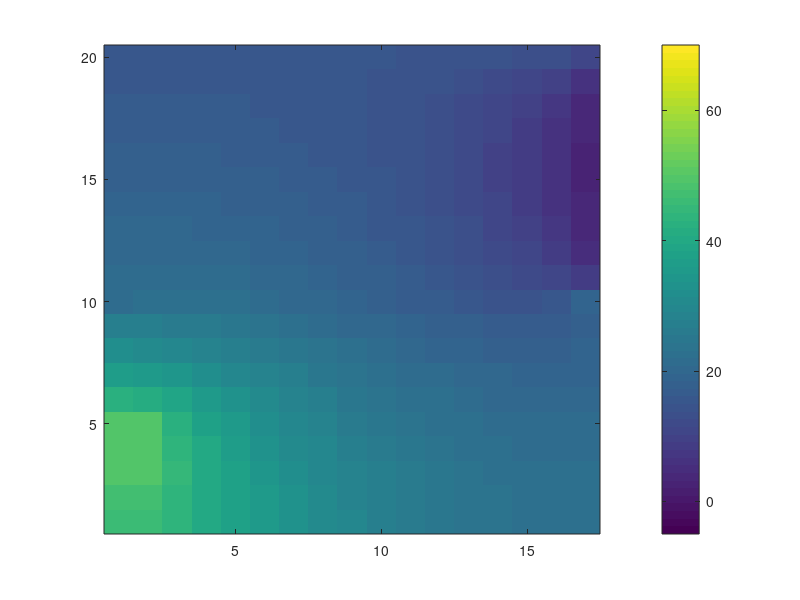

This chart was generated by the following MATLAB code: (Note: this script raises an error after producing the figure.)
clear all
%---created by Nick Huang. Special thanks to Daniel Holland for making this possible.---%

%   |\\\\\\\\\\\\\\\\\\\\\\\\\\\|  
%   |___________________________|   _
%   |                           |   |
%   |                           |   |      
%   |                           |   |      
%   |_____                      |   |  H
%   |     |                     |   |
%   |_____|                     |   |
%   |                           |   |
%   |___________________________|   _
%               L

%% --setting parameters of materials
w = .033; %m
h = .04; %m
%Dx = 0.0005;       %.5 mm cell width and height FINE GRIDe
Dx = 0.002;         %UNCOMMENT FOR COARSE GRIDE

k_c       = 385;     %thermal conductivity of copper wire   %%%%% engr toolbox
k_i       = 2;     %thermal conductivity of insulation
k_t       = 4;     %thermal conductivity of tile
k_air     = 0.0257; %from engineering toolbox
hc = 19.91          %k*Nu*z (average HTC for forced convection of model)
T_air = 20         %in KELVIN whoohooo

Bi = hc*Dx/k_air

power_supply = 400 %W
wire_area    = .005^2*6

q_wire    = power_supply/wire_area  %W m-3

R = int16(h/Dx); %either 80 or 20
C = w/Dx;        %either 66 or 17
%% initialising the geometry

geom = zeros(round(R),round(C));
geom(1:end,1:end) = 1;

idx=find(geom==1);      %finds all the cells with 1's 
                        %(i.e. in the domain. should be all the cells in our case)
%% Setting up Matricies

A = zeros(length(idx),length(idx));
Adum = zeros(round(R),round(C)); 

b = Adum(idx); % initialise b as matrix of zeros corresponding to geometry of plate

if Dx == 0.0005
    for iN = 1:length(idx)
        Adum = zeros(R,C);          % Dummy 2D matrix containing weighting at each cell
        Adum(idx(iN)) = 2;          % set current entry to a value of 2
        [iR, iC]=find(Adum==2);     % find locations of the entry identified on above row

    %%%%%%%%%%%%%%%%%%_corners of model_%%%%%%%%%%%%%%%%%%%%

            if iR == 1 && iC == 1   % Bottom LH corner cell
                cas = 1;
                Adum(iR,iC:iC+1) = [-2 1];
                Adum(iR+1,iC)    = 1;

                type(iN) = 1;

            elseif iR == 80 && iC == 1      %top left of model - exposed to air 
                cas = 2;
                Adum(iR,iC:iC+1) = [-(1 + Bi) .5];
                Adum(iR-1,iC) = .5;
                b(iN) = -Bi*T_air

                type(iN) = 2;

            elseif iR == 80 && iC == 66      %top right of model
                cas = 3;
                Adum(iR,iC-1:iC) = [.5 -(1 + Bi)];
                Adum(iR-1,iC) = .5;
                b(iN) = -Bi*T_air;

                type(iN) = 3;

            elseif iR == 1 && iC == 66      %bottom right of model
                cas = 4;
                Adum(iR,iC-1:iC) = [1 -2];
                Adum(iR+1,iC)    = 1;

                type(iN) = 4;
             
    %%%%%%%%%%%%%%%%%%_where insulation meets tile_%%%%%%%%%%%%%%%%%%%%
    %                      right and left side                        %



            elseif iR == 40 && iC == 66      %right side insulation meets tile
                cas = 6;
                Adum(iR,iC-1:iC) = [k_t -(2*k_t+k_i)];
                Adum(iR+1,iC)    = k_t;
                Adum(iR-1,iC)    = k_i;

                type(iN) = 5;

            elseif iR == 40 && iC == 1      %right side insulation meets tile
                cas = 6;
                Adum(iR,iC:iC+1) = [-(2*k_t+k_i) k_t];
                Adum(iR+1,iC)    = k_t;
                Adum(iR-1,iC)    = k_i;

                type(iN) = 24;   
                
            elseif iR == 40 && iC > 1 && iC < 66 %do range for bottom of tile
                cas = 24;
                Adum(iR,iC-1:iC+1) = [k_t -(3*k_t+k_i) k_t];
                Adum(iR+1,iC)    = k_t;
                Adum(iR-1,iC)    = k_i;

                type(iN) = 6;

    %%%%%%%%%%%%%%%%%%_corners of wire _%%%%%%%%%%%%%%%%%%%%

            elseif iR == 10 && iC == 1      %bottom left of wire
                cas = 7;
                Adum(iR,iC:iC+1) = [-(2*k_c+k_i) k_c];
                Adum(iR+1,iC) = k_c;
                Adum(iR-1,iC) = k_i;
                b(iN) = -q_wire*Dx^2;   %done by inspection 

                type(iN) = 7;

            elseif iR == 20 && iC == 1      %top left of wire
                cas = 8;
                Adum(iR,iC:iC+1) = [-(2*k_c+k_i) k_c];
                Adum(iR+1,iC) = k_i;
                Adum(iR-1,iC) = k_c;
                b(iN) = -q_wire*Dx^2; 
                
                type(iN) = 8;
                
            elseif iR == 10 && iC == 5      %bottom right corner of the wire
                cas = 9;
                Adum(iR,iC-1:iC+1) = [k_c -(2*k_c+2*k_i) k_i];
                Adum(iR+1,iC)    = k_c;
                Adum(iR-1,iC)    = k_i;
                b(iN) = -q_wire*Dx^2;  
                
                type(iN) = 9;
                
            elseif iR == 20 && iC == 5      %top right corner of the wire
                cas = 10;
                Adum(iR,iC-1:iC+1) = [k_c -(2*k_c+2*k_i) k_i];
                Adum(iR+1,iC)    = k_i;
                Adum(iR-1,iC)    = k_c;
                b(iN) = -q_wire*Dx^2;  

                type(iN) = 10;
    %%%%%%%%%%%%%%%%%%_top and bottom of wire_%%%%%%%%%%%%%%%%%%%%

            elseif iR == 20 && iC < 6 %do range for top of copper
                cas = 11;
                Adum(iR,iC-1:iC+1) = [k_c -(3*k_c+k_i) k_c];
                Adum(iR+1,iC)    = k_i;
                Adum(iR-1,iC)    = k_c;
                b(iN) = -q_wire*Dx^2;  

                type(iN) = 11;

            elseif iR == 10 && iC < 6    %do range for bottom of copper
                cas = 12;
                Adum(iR,iC-1:iC+1) = [k_c -(3*k_c+k_i) k_c];
                Adum(iR+1,iC)    = k_c;
                Adum(iR-1,iC)    = k_i;
                b(iN) = -q_wire*Dx^2;      

                type(iN) = 12;
    %%%%%%%%%%%%%%%%%%_top of model_%%%%%%%%%%%%%%%%%%%%

            elseif iR == 80 && iC > 0   %do range for top of t exposed to air
                cas = 13;
                Adum(iR,iC-1:iC+1) = [.5 -(2+Bi) .5];
                Adum(iR-1,iC)    = 1;
                b(iN) = -T_air*Bi; 

                type(iN) = 13;

    %%%%%%%%%%%%%%%%%%_interior cells_%%%%%%%%%%%%%%%%%%%%

            elseif iR > 10 && iR < 20 && iC < 5 && iC > 1 %range for all interior wire cells 
                cas = 14;
                Adum(iR,iC-1:iC+1) = [1 -(4) 1];
                Adum(iR+1,iC)    = 1;
                Adum(iR-1,iC)    = 1;
                b(iN) = -q_wire*Dx^2/k_c;  

                type(iN) = 14;

            elseif  iR > 39 && iC > 1 && iC < 66 %range for all interior tile cells 
                cas = 16;
                Adum(iR,iC-1:iC+1) = [1 -(4) 1];
                Adum(iR+1,iC)    = 1;
                Adum(iR-1,iC)    = 1;

                type(iN) = 16;
    % 
    % %%%%%%%%%%%%%%%%%%_bottom of insulation_%%%%%%%%%%%%%%%%%%%%

            elseif iR < 2 && iC > 1 && iC < 66 %do range for all bottom of the insulation            
                cas = 17;
                Adum(iR,iC-1:iC+1)  = [1 -(3) 1];
                Adum(iR+1,iC)       = 1;

                type(iN) = 17;
                
    %%%%%%%%%%%%%%%%%%%%%_left walls_%%%%%%%%%%%%%%%%%%%%%%%

            elseif (iR > 1 && iR < 10 && iC < 2) | (iR > 20 && iR < 40 && iC < 2)  %do range for all left walls of insulation
                cas = 18;
                Adum(iR,iC:iC+1) = [-3 1];
                Adum(iR+1,iC)    = 1;
                Adum(iR-1,iC)    = 1;

                type(iN) = 18;

            elseif iR > 39 && iR < 80 && iC < 2%do range for all left walls of tile
                cas = 19;
                Adum(iR,iC:iC+1) = [-3 1];
                Adum(iR+1,iC)    = 1;
                Adum(iR-1,iC)    = 1;

                type(iN) = 19;

            elseif iR > 10 && iR < 20 && iC < 2%do range for all left walls of copper
                cas = 20;
                Adum(iR,iC:iC+1) = [-3 1];
                Adum(iR+1,iC)    = 1;
                Adum(iR-1,iC)    = 1;
                b(iN) = -q_wire*Dx^2/k_c;
                type(iN) = 20;
    %%%%%%%%%%%%%%%%%%%%%_right walls_%%%%%%%%%%%%%%%%%%%%%%%
   
            elseif iR > 1 && iR < 40 && iC > 65 %do range for all right walls of insulation
                cas = 21;
                Adum(iR,iC-1:iC) = [1 -3];
                Adum(iR+1,iC)    = 1;
                Adum(iR-1,iC)    = 1;
                type(iN) = 21;

            elseif iR > 39 && iR < 80 && iC > 65%do range for all right walls of tile
                cas = 22;
                Adum(iR,iC-1:iC) = [1 -3];
                Adum(iR+1,iC)    = 1;
                Adum(iR-1,iC)    = 1;
                type(iN) = 22;

            elseif iR < 20 && iR > 9 && iC == 5 %do range for all right walls of copper
                cas = 23;
                Adum(iR,iC-1:iC) = [1 -3];
                Adum(iR+1,iC)    = 1;
                Adum(iR-1,iC)    = 1;
                b(iN) = -q_wire*Dx^2/k_c;
                type(iN) = 23;


            else    %range for all interior insulation cells 

                cas = 15;
                Adum(iR,iC-1:iC+1) = [1 -(4) 1];
                Adum(iR+1,iC)    = 1;
                Adum(iR-1,iC)    = 1;
                type(iN) = 15;

            end
            A(iN,:)=Adum(idx); % convert Adum to vector and place as row in A matrix
    end
    
    
    
%%%%%%%%%%%%%%%%%%%%%%%%--goes through the calculations for a COARSE GRID--%%%%%%%%%%%%%%%%%%%%%%%
%%%%%%%%%%%%%%%%%%%%%%%%                                               %%%%%%%%%%%%%%%%%%%%%%%%%%

else 
        for iN = 1:length(idx)
        Adum = zeros(round(R),round(C));          % Dummy 2D matrix containing weighting at each cell
        Adum(idx(iN)) = 2;          % set current entry to a value of 2
        [iR, iC]=find(Adum==2);     % find locations of the entry identified on above row

    %%%%%%%%%%%%%%%%%%_corners of model_%%%%%%%%%%%%%%%%%%%%

            if iR == 1 && iC == 1   % Bottom LH corner cell
                cas = 1;
                Adum(iR,iC:iC+1) = [-2 1];
                Adum(iR+1,iC)    = 1;

                type(iN) = 1;

            elseif iR == 10 && iC == 1      %top left of model - exposed to air 
                cas = 2;
                Adum(iR,iC:iC+1) = [-(1 + Bi) .5];
                Adum(iR-1,iC) = .5;
                b(iN) = -Bi*T_air

                type(iN) = 2;

            elseif iR == 10 && iC == 17      %top right of model
                cas = 3;
                Adum(iR,iC-1:iC) = [.5 -(1 + Bi)];
                Adum(iR-1,iC) = .5;
                b(iN) = -Bi*T_air;

                type(iN) = 3;

            elseif iR == 1 && iC == 17      %bottom right of model
                cas = 4;
                Adum(iR,iC-1:iC) = [1 -2];
                Adum(iR+1,iC)    = 1;

                type(iN) = 4;
    %         
    %%%%%%%%%%%%%%%%%%_where insulation meets tile_%%%%%%%%%%%%%%%%%%%%
    %                      right and left side                        %



            elseif iR == 10 && iC == 17      %right side insulation meets tile
                cas = 6;
                Adum(iR,iC-1:iC) = [k_t -(2*k_t+k_i)];
                Adum(iR+1,iC)    = k_t;
                Adum(iR-1,iC)    = k_i;

                type(iN) = 5;

            elseif iR == 10 && iC == 1      %right side insulation meets tile
                cas = 6;
                Adum(iR,iC:iC+1) = [-(2*k_t+k_i) k_t];
                Adum(iR+1,iC)    = k_t;
                Adum(iR-1,iC)    = k_i;

                type(iN) = 24;   
                
            elseif iR == 10 && iC > 1 && iC < 17 %do range for bottom of tile
                cas = 24;
                Adum(iR,iC-1:iC+1) = [k_t -(3*k_t+k_i) k_t];
                Adum(iR+1,iC)    = k_t;
                Adum(iR-1,iC)    = k_i;

                type(iN) = 6;

    %%%%%%%%%%%%%%%%%%_corners of wire _%%%%%%%%%%%%%%%%%%%%

            elseif iR == 3 && iC == 1      %bottom left of wire
                cas = 7;
                Adum(iR,iC:iC+1) = [-(2*k_c+k_i) k_c];
                Adum(iR+1,iC) = k_c;
                Adum(iR-1,iC) = k_i;
                b(iN) = -q_wire*Dx^2;   %done by inspection 

                type(iN) = 7;

            elseif iR == 5 && iC == 1      %top left of wire
                cas = 8;
                Adum(iR,iC:iC+1) = [-(2*k_c+k_i) k_c];
                Adum(iR+1,iC) = k_i;
                Adum(iR-1,iC) = k_c;
                b(iN) = -q_wire*Dx^2;  
                
                type(iN) = 8;
            elseif iR == 3 && iC == 2      %bottom right corner of the wire %%%%%%%%%%%%%%%%%%%%%%%%%%%%%%%%%%%%
                cas = 9;
                Adum(iR,iC-1:iC+1) = [k_c -(2*k_c+2*k_i) k_i];
                Adum(iR+1,iC)    = k_c;
                Adum(iR-1,iC)    = k_i;
                b(iN) = -q_wire*Dx^2;  
                
                type(iN) = 9;
            elseif iR == 5 && iC == 2      %top right corner of the wire
                cas = 10;
                Adum(iR,iC-1:iC+1) = [k_c -(2*k_c+2*k_i) k_i];
                Adum(iR+1,iC)    = k_i;
                Adum(iR-1,iC)    = k_c;
                b(iN) = -q_wire*Dx^2;  
                
                type(iN) = 10;
    %%%%%%%%%%%%%%%%%%_top and bottom of wire_%%%%%%%%%%%%%%%%%%%%

            elseif iR == 5 && iC < 2 %do range for top of copper
                cas = 11;
                Adum(iR,iC-1:iC+1) = [k_c -(3*k_c+k_i) k_c];
                Adum(iR+1,iC)    = k_i;
                Adum(iR-1,iC)    = k_c;
                b(iN) = -q_wire*Dx^2;  

                type(iN) = 11;

            elseif iR == 3 && iC < 2    %do range for bottom of copper
                cas = 12;
                Adum(iR,iC-1:iC+1) = [k_c -(3*k_c+k_i) k_c];
                Adum(iR+1,iC)    = k_c;
                Adum(iR-1,iC)    = k_i;
                b(iN) = -q_wire*Dx^2;      

                type(iN) = 12;
    %%%%%%%%%%%%%%%%%%_top of model_%%%%%%%%%%%%%%%%%%%%

            elseif iR == 20 && iC > 0   %do range for top of t exposed to air
                cas = 13;
                Adum(iR,iC:iC+1) = [-(2+Bi) .5]; %Adum(iR,iC-1:iC+1) = [.5 -(2+Bi) .5];
                Adum(iR-1,iC)    = 1;
                b(iN) = -T_air*Bi; %%%%%%%%%%%%%%%%%%%%%%%%%%%%%%%%%%%%%%%%%%%%%%%%%%%%%%%%%%%%%%%%%%%%%%%%%%%%%%%%%%%%%%%%%

                type(iN) = 13;

    %%%%%%%%%%%%%%%%%%_interior cells_%%%%%%%%%%%%%%%%%%%%

            elseif iR > 3 && iR < 5 && iC < 2 && iC > 1 %range for all interior wire cells 
                cas = 14;
                Adum(iR,iC-1:iC+1) = [1 -(4) 1];
                Adum(iR+1,iC)    = 1;
                Adum(iR-1,iC)    = 1;
                b(iN) = -q_wire*Dx^2/k_c;  

                type(iN) = 14;

            elseif  iR > 9 && iC > 1 && iC < 17 %range for all interior tile cells 
                cas = 16;
                Adum(iR,iC-1:iC+1) = [1 -(4) 1];
                Adum(iR+1,iC)    = 1;
                Adum(iR-1,iC)    = 1;

                type(iN) = 16;
    
    % %%%%%%%%%%%%%%%%%%_bottom of insulation_%%%%%%%%%%%%%%%%%%%%


        %%%%%%  breaks it ???????????  %%%%%%%%%%%%%%%%%%


            elseif iR < 2 && iC > 1 && iC < 17 %do range for all bottom of the insulation            
                cas = 17;
                Adum(iR,iC-1:iC+1)  = [1 -(3) 1];
                Adum(iR+1,iC)       = 1;

                type(iN) = 17;
    %%%%%%%%%%%%%%%%%%%%%_left walls_%%%%%%%%%%%%%%%%%%%%%%%

            elseif (iR > 1 && iR < 3 && iC < 2) | (iR > 5 && iR < 10 && iC < 2)  %do range for all left walls of insulation
                cas = 18;
                Adum(iR,iC:iC+1) = [-3 1];
                Adum(iR+1,iC)    = 1;
                Adum(iR-1,iC)    = 1;

                type(iN) = 18;

            elseif iR > 9 && iR < 20 && iC < 2%do range for all left walls of tile
                cas = 19;
                Adum(iR,iC:iC+1) = [-3 1];
                Adum(iR+1,iC)    = 1;
                Adum(iR-1,iC)    = 1;

                type(iN) = 19;

            elseif iR > 3 && iR < 5 && iC < 2%do range for all left walls of copper
                cas = 20;
                Adum(iR,iC:iC+1) = [-3 1];
                Adum(iR+1,iC)    = 1;
                Adum(iR-1,iC)    = 1;
                b(iN) = -q_wire*Dx^2/k_c;
                
                type(iN) = 20;
    %%%%%%%%%%%%%%%%%%%%%_right walls_%%%%%%%%%%%%%%%%%%%%%%%
    % 
            elseif iR > 1 && iR < 10 && iC > 16 %do range for all right walls of insulation
                cas = 21;
                Adum(iR,iC-1:iC) = [1 -3];
                Adum(iR+1,iC)    = 1;
                Adum(iR-1,iC)    = 1;
                type(iN) = 21;

            elseif iR > 9 && iR < 10 && iC > 16%do range for all right walls of tile
                cas = 22;
                Adum(iR,iC-1:iC) = [1 -3];
                Adum(iR+1,iC)    = 1;
                Adum(iR-1,iC)    = 1;
                type(iN) = 22;

            elseif iR < 5 && iR > 3 && iC == 2 %do range for all right walls of copper
                cas = 23;
                Adum(iR,iC-1:iC) = [1 -3];
                Adum(iR+1,iC)    = 1;
                Adum(iR-1,iC)    = 1;
                b(iN) = -q_wire*Dx^2/k_c;
                type(iN) = 23;


            else    %range for all interior insulation cells 

                cas = 15;
                Adum(iR,iC-1:iC+1) = [1 -(4) 1];
                Adum(iR+1,iC)    = 1;
                Adum(iR-1,iC)    = 1;
                type(iN) = 15;

            end
        
            A(iN,:)=Adum(idx); % convert Adum to vector and place as row in A matrix
        end
        
end

    
b = b(:);

tic
T = A\b; 
toc
Tall=zeros(round(R),round(C));
Tall(idx)= T; % reshape T vector to correspond to physical positions.


%% display result

% figure(2);imagesc(A)
% title('geometry')
% colorbar
% set(gca,'YDir','normal')
% 
% geo = reshape(type,iR,iC);
% figure(420)
% imagesc(geo)
% set(gca,'YDir','normal')


figure(1);imagesc(Tall, [-5 70]) % display result ,[5*floor(min(T(:))/5) 5*ceil(max(T(:))/5)]
set(gca,'YDir','normal')
c = colorbar;
c.Label.String = 'Temperature (C)';
title('Temperature')
colormap hot

mirrorT = fliplr(Tall);
newT = [mirrorT Tall];
floor = [newT newT newT newT newT newT newT newT newT newT]; %New array for all 10 wires

figure(2)
imagesc(flipud(floor),[-5 70]) % display result
c = colorbar;
c.Label.String = 'Temperature (C)';
colormap hot
title('Full Temperature Map of Floor Space')
            
            
            
            
            
